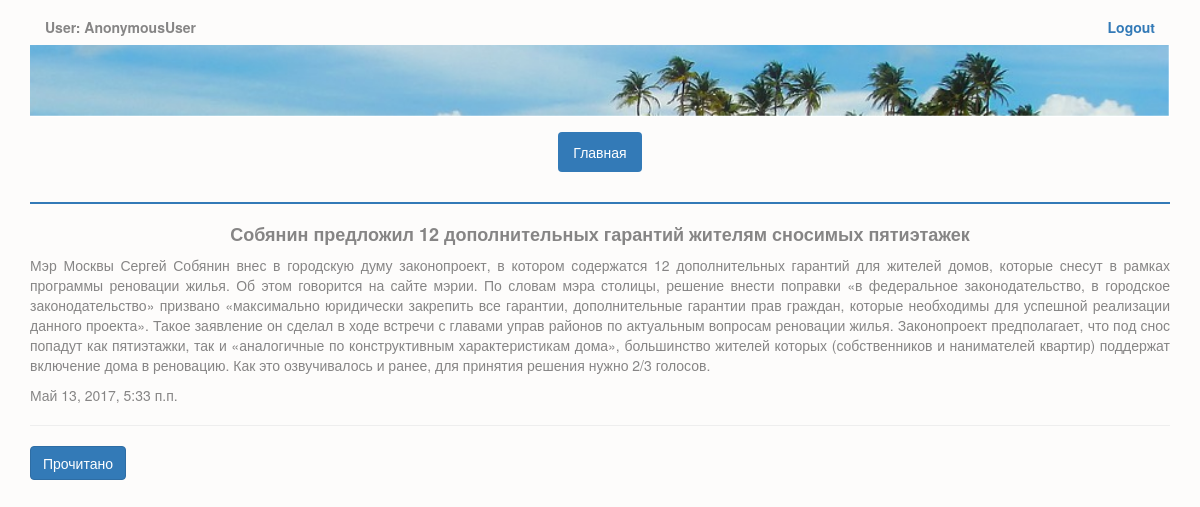
Page /signuser/38 on the committed database.
### blog/models.py (models this page shows, shortened)
class BlogPost(models.Model):
    class Meta:
        index_together  = ["user"]
        verbose_name = _('пост блога')
        verbose_name_plural = _('2. Посты блога')
    user = models.CharField(
        max_length = 30,
        help_text=_('формируется автоматически'),
        verbose_name=_('пользователь'),)
    header = models.TextField(
        verbose_name=_('заголовок_'),)
    content = models.TextField(
        verbose_name=_('содержание'),)
    qdate = models.DateTimeField(
        auto_now=True,
        verbose_name=_('дата создания'),)

### blog/views.py (the view)
# urls.py: url(r'^signuser/(?P<idn>\d+)$', views.pagetwo),
def pagetwo(request, idn):
    user = str(request.user)
    context_dict = {}
    (error_post, qpost) = getPost(idn)
    context_dict['user'] = user
    context_dict['post'] = qpost
    return render(
                request,
                'blog/pagetwo.html',
                context_dict
                )

### blog/defReadDB.py (called while the page is built)
def getPost(idn):
    error = 0
    q ={}
    try:
        q = BlogPost.objects.get(pk=idn)
    except BlogPost.DoesNotExist:
        error = 1
    except BlogPost.MultipleObjectsReturned:
        error = 2
    except Exception as inst:
        error = 3
        print(error,type(inst))    # the exception instance
        print(inst)
    return (error, q)

### template/blog/pagetwo.html (shortened to what this page needs)
{% load staticfiles %}
<!DOCTYPE html>
<html lang="en">
  <head>
    <link href="{% static 'bootstrap/css/bootstrap.min.css' %}" rel="stylesheet">
    <link rel="stylesheet" href="{% static 'css/style.css' %}">
  </head>
  <body>
    <header>
      <div class="container">
        <div class="row">
          <div class="col-md-12 col-sm-12">
            <div class="col-md-6 col-sm-6">
              <div>
                  <h5 align="left"><strong>User: {{ user }}</strong></h5>
              </div>
            </div>
            <div class="col-md-6 col-sm-6">
              <div>
                  <a href="../../logout">
                    <h5 align="right"><strong>Logout</strong></h5>
                  </a>
              </div>
            </div>
          </div>
          <div class="col-md-12 col-sm-12">
            <a><img width="100%" alt="" src="{% static 'img/foto1.png' %}"></a>
            <ul class="nav nav-pills">
              <li class="active">
                  <a  align="left" href="../../">Главная</a>
              </li>
            </ul>
          </div>
        </div>
      </div>
    </header>
    <div class="content">
      <div class="container">
        <div class="row">
          <div class="col-md-12 col-sm-12">
            <hr class="one">
            <div>
                <h4 align="center"><strong>{{ post.header }}</strong></h4>
                <p align="justify">
                  {{ post.content }}
                </p>
                <p>{{ post.qdate }}</p>
                <hr>
                <a  class="btn btn-primary" href="../../write/{{ post.id }}">Прочитано</a>
            </div>
          </div>
        </div>
      </div>
    </div>
  </body>
</html>

### static/css/style.css (style rules this page uses)
body { color: #868585; background: #fdfcfb; font-weight: normal; }
img { max-width: 100%; height: auto; }
header { margin: 10px 0 10px; }

### template/blog/pagetwo.html (style rules this page uses)
.one { border: none; background-color: #337ab7;; color: #337ab7;; height: 2px; }
.nav { margin-top: 15px; }
.nav-pills { display: flex; justify-content: center; }

### rows in the picture
BlogPost: header "Собянин предложил 12 дополнительных гарантий жителям сносимых пятиэтажек", content "Мэр Москвы Сергей Собянин внес в городскую думу законопроект, в котором содержатся 12 дополнительных гарантий для жителей домов, которые снесут в рамках программы реновации жилья. Об этом говорится на сайте мэрии. По словам мэра столицы, решение внести поправки «в федеральное законодательство, в городское законодательство» призвано «максимально юридически закрепить все гарантии, дополнительные гарантии прав граждан, которые необходимы для успешной реализации данного проекта». Такое заявление он сделал в ходе встречи с главами управ районов по актуальным вопросам реновации жилья. Законопроект предполагает, что под снос попадут как пятиэтажки, так и «аналогичные по конструктивным…", qdate "Май 13, 2017, 5:33 п.п."

### other values in the picture
{{ user }} "AnonymousUser"
